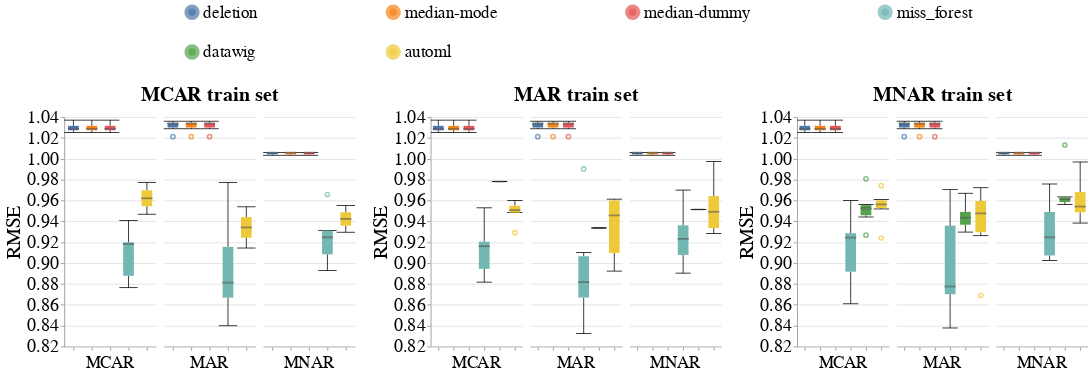

The cell this chart's notebook holds for it:
### Markdown cell above
### Overall Metrics

### Code cell
# Numerical
create_box_plots_for_diff_imputers(dataset_name=DATASET_NAME,
                                   column_name='campaign',
                                   metric_name='rmse',
                                   db_client=db_client)
